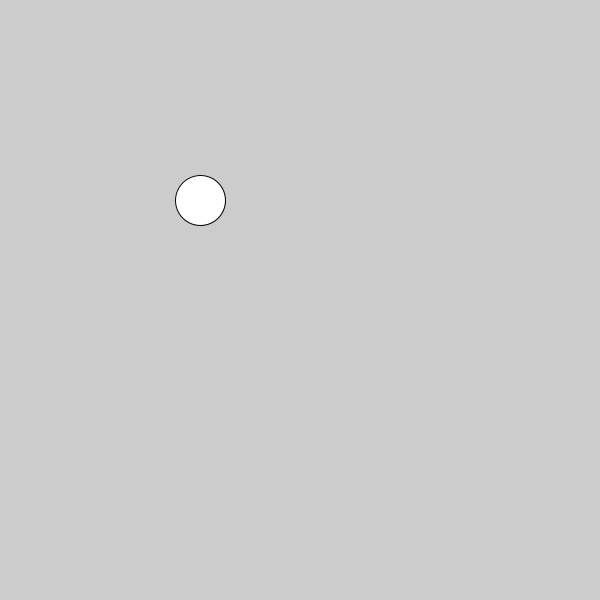
Frame 1 (no input)
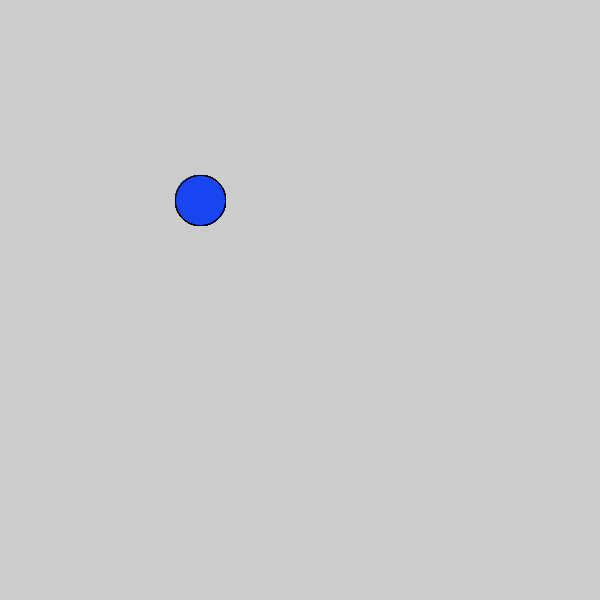
Frame 60 (the mouse pressed at the canvas centre just before this capture)
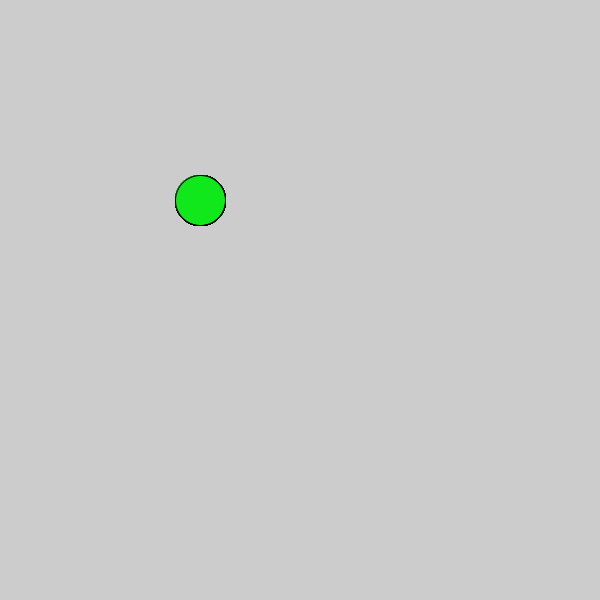
Frame 120 (the mouse held since frame 60 and released just before this capture)

The Processing sketch that drew these frames (run headless with seeded random() and noise(); from frame 60 on, the mouse is pressed at the canvas centre):

// Processing sketch: c_LogicalDot
// ── c_LogicalDot.pde

void setup() {
  
// 1. Set the size of the sketch. Make it 600 pixels square. 
  size(600,600);

}

void draw() {
  
// 2. Draw an ellipse
// Run the program to make sure it works before moving on.
ellipse(200,200, 50,50);

// 3. Change the color of the ellipse when the mouse is pressed.
//    Use the following code, but put your colors where indicated
//    Remember to use the   fill()  command to set colors.

if (mousePressed) {
 
   //  put one color here 
  fill(#10E81C);
} else {
  
   // put a different color here
  fill(#1845F0);
}  
  
  
  
}
